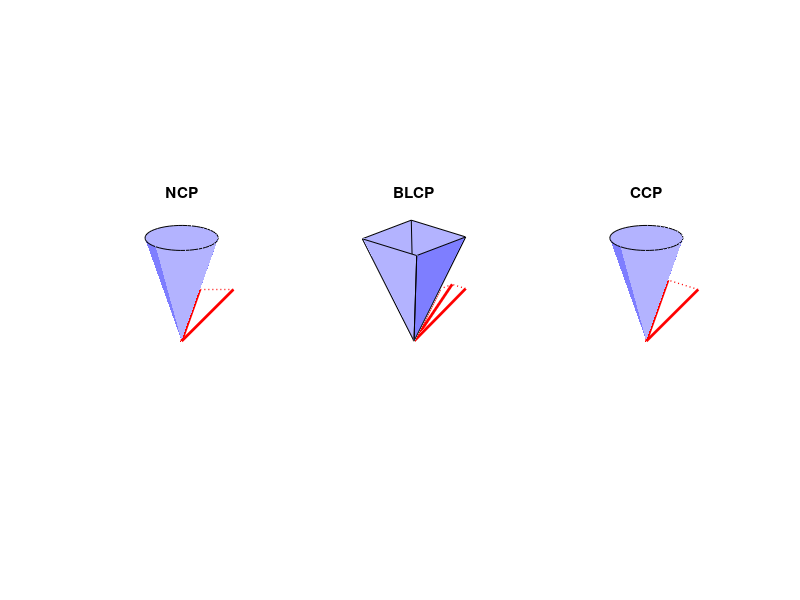

Reproduce this figure in MATLAB. (Note: this script raises an error after producing the figure.)
function projection_diagrams
% Illustrate different projection procedures.
clf

p = [-1; 1; 1.5]; % initial impulse (p = x^*)
mu = 1/3;

%% Cone (NCP)
s(1) = subplot(1,3,1);

% Cone
[x,y,z] = cylinder(1,50);
x(1,:) = 0;
y(1,:) = 0;
z = 3*z;
surf(x,y,z,'LineStyle','none','FaceAlpha',0.3,'FaceColor',[0 0 1])
hold on
plot3(x(2,:),y(2,:),z(2,:),'-k')

% Impulse and projection
quiver3(0,0,0,p(1),p(2),p(3),'.r','LineWidth',2,'AutoScale','off');
pp = p;
pp(1:2) = project_circle(pp(1:2), pp(3)*mu);
quiver3(0,0,0,pp(1),pp(2),pp(3),'.r','LineWidth',2,'AutoScale','off');
plot3([p(1) pp(1)],[p(2) pp(2)],[p(3) pp(3)],':r','LineWidth',1)
hold off

% View
axis off
axis([-1.5 1.5 -1.5 1.5 0 3])
axis equal
view(135,20)
title('NCP')

%% Pyramid (BLCP)
s(2) = subplot(1,3,2);

% Pyramid
z = 3*[0 0 0 0 0; 1 1 1 1 1];
x = [0 0 0 0 0; 1 1 -1 -1 1];
y = [0 0 0 0 0; 1 -1 -1 1 1];
surf(x,y,z,'LineStyle','-','FaceAlpha',0.3,'FaceColor',[0 0 1])
hold on

% Impulse and projections
quiver3(0,0,0,p(1),p(2),p(3),'.r','LineWidth',2,'AutoScale','off');
pc = p;
pc(2) = min(max(-p(3)*mu, p(2)), p(3)*mu);
pp = pc;
pp(1) = min(max(-p(3)*mu, p(1)), p(3)*mu);
quiver3(0,0,0,pc(1),pc(2),pc(3),'.r','LineWidth',2,'AutoScale','off');
quiver3(0,0,0,pp(1),pp(2),pp(3),'.r','LineWidth',2,'AutoScale','off');
plot3([p(1) pc(1)],[p(2) pc(2)],[p(3) pc(3)],':r','LineWidth',1)
plot3([pc(1) pp(1)],[pc(2) pp(2)],[pc(3) pp(3)],':r','LineWidth',1)
hold off

% View
axis off
axis([-1.5 1.5 -1.5 1.5 0 3])
axis equal
view(132,20)
title('BLCP')

%% Cone (CCP)
s(3) = subplot(1,3,3);

% Cone
[x,y,z] = cylinder(1,50);
x(1,:) = 0;
y(1,:) = 0;
z = 3*z;
surf(x,y,z,'LineStyle','none','FaceAlpha',0.3,'FaceColor',[0 0 1])
hold on
plot3(x(2,:),y(2,:),z(2,:),'-k')

% Impulse and projection
quiver3(0,0,0,p(1),p(2),p(3),'.r','LineWidth',2,'AutoScale','off');
pp = project_cone(p,mu);
quiver3(0,0,0,pp(1),pp(2),pp(3),'.r','LineWidth',2,'AutoScale','off');
plot3([p(1) pp(1)],[p(2) pp(2)],[p(3) pp(3)],':r','LineWidth',1)
hold off

% View
axis off
axis([-1.5 1.5 -1.5 1.5 0 3])
axis equal
view(135,20)
title('CCP')

%% Formatting
% Plot sizes
set(gcf,'Position',[100 100 550 250])
s(1).Position = [0/3 0 1/3-0.05 0.85];
s(2).Position = [1/3 0 1/3-0.05 0.85];
s(3).Position = [2/3 0 1/3-0.05 0.85];

% Annotations
annotation('textbox',[0.26 0.5 0.1 0.1],'Interpreter','latex',...
    'LineStyle','None','FontSize',22,'String','$x^*$','Color','r');
annotation('textbox',[0.59 0.5 0.1 0.1],'Interpreter','latex',...
    'LineStyle','None','FontSize',22,'String','$x^*$','Color','r');
annotation('textbox',[0.93 0.5 0.1 0.1],'Interpreter','latex',...
    'LineStyle','None','FontSize',22,'String','$x^*$','Color','r');

end

function xproj = project_cone(x, mu)
% Project impulse into friction cone

x_n = x(3); % normal
x_f = norm(x(1:2)); % combined frictional

if x_f <= mu*x_n
    % x is already in the cone
    xproj = x;
elseif x_f <= -x_n/mu
    % x is in the polar cone
    xproj = zeros(size(x));
else
    pi_n = (x_f*mu + x_n)/(mu^2 + 1);
    xproj = [mu*x(1:2)*pi_n/x_f; pi_n];
end
end

function xproj = project_circle(x, r)
% Project frictional impulse into a circle of radius r

x_f = norm(x); % combined frictional

if x_f <= r
    xproj = x;
else
    xproj = x*(r/x_f);
end
end
